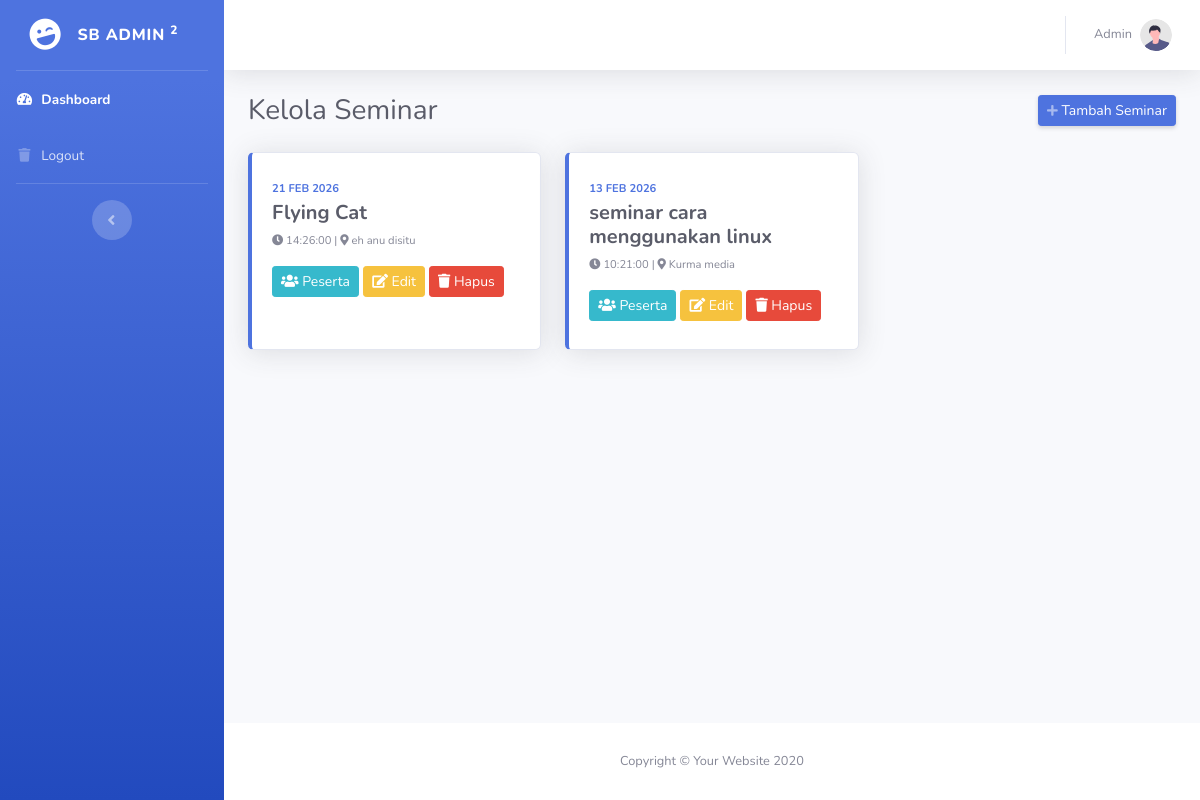
/admin/index.php (signed in), run on the app's committed database.
### tables this page shows
CREATE TABLE `training` (
  `id` int(11) NOT NULL AUTO_INCREMENT,
  `judul` varchar(200) NOT NULL,
  `deskripsi` text DEFAULT NULL,
  `tanggal` date NOT NULL,
  `waktu` time DEFAULT NULL,
  `lokasi` varchar(100) DEFAULT NULL,
  `status` enum('open','full','done') DEFAULT 'open',
  `created_at` timestamp NOT NULL DEFAULT current_timestamp(),
  PRIMARY KEY (`id`)
);

### functions/training.php (called while the page is built, shortened)
<?php
require_once 'config.php';
function getAllTrainings() {
    global $conn;
    $sql = "SELECT * FROM training ORDER BY tanggal DESC";
    $stmt = $conn->prepare($sql);
    $stmt->execute();
    return $stmt->fetchAll();
}
?>

### admin/index.php (the view, shortened to what this page needs)
<?php
require_once '../functions/config.php';
require_once '../functions/training.php';
$trainings = getAllTrainings();
?>
<?php include 'inc/header.php'; ?>
<div class="container-fluid">
    <div class="d-sm-flex align-items-center justify-content-between mb-4">
        <h1 class="h3 mb-0 text-gray-800">Kelola Seminar</h1>
        <a href="create.php" class="d-none d-sm-inline-block btn btn-sm btn-primary shadow-sm">
            <i class="fas fa-plus fa-sm text-white-50"></i> Tambah Seminar
        </a>
    </div>
    <div class="row">
        <?php if(empty($trainings)): ?>
        <div class="col-12">
            <div class="alert alert-info">
                Belum ada seminar.
            </div>
        </div>
        <?php else: ?>
        <?php foreach($trainings as $training): ?>
        <div class="col-xl-4 col-md-6 mb-4">
            <div class="card border-left-primary shadow h-100 py-2">
                <div class="card-body">
                    <div class="row no-gutters align-items-center">
                        <div class="col mr-2">
                            <div class="text-xs font-weight-bold text-primary text-uppercase mb-1">
                                <?php echo date('d M Y', strtotime($training['tanggal'])); ?>
                            </div>
                            <div class="h5 mb-0 font-weight-bold text-gray-800">
                                <?php echo $training['judul']; ?>
                            </div>
                            <div class="text-xs text-muted mt-2">
                                <i class="fas fa-clock"></i> <?php echo $training['waktu']; ?> |
                                <i class="fas fa-map-marker-alt"></i> <?php echo $training['lokasi']; ?>
                            </div>
                        </div>
                    </div>
                    <div class="mt-3">
                        <a href="peserta.php?trainingid=<?php echo $training['id']; ?>"
                           class="btn btn-sm btn-info">
                            <i class="fas fa-users"></i> Peserta
                        </a>
                        <a href="edit.php?id=<?php echo $training['id']; ?>"
                           class="btn btn-sm btn-warning">
                            <i class="fas fa-edit"></i> Edit
                        </a>
                        <a href="index.php?hapus=<?php echo $training['id']; ?>"
                           class="btn btn-sm btn-danger"
                           onclick="return confirm('Yakin hapus seminar ini?')">
                            <i class="fas fa-trash"></i> Hapus
                        </a>
                    </div>
                </div>
            </div>
        </div>
        <?php endforeach; ?>
        <?php endif; ?>
    </div>
</div>
<?php include 'inc/footer.php'; ?>

### data on the page
training: tanggal "21 FEB 2026", judul "Flying Cat", waktu "14:26:00", lokasi "eh anu disitu"
training: tanggal "13 FEB 2026", judul "seminar cara menggunakan linux", waktu "10:21:00", lokasi "Kurma media"
